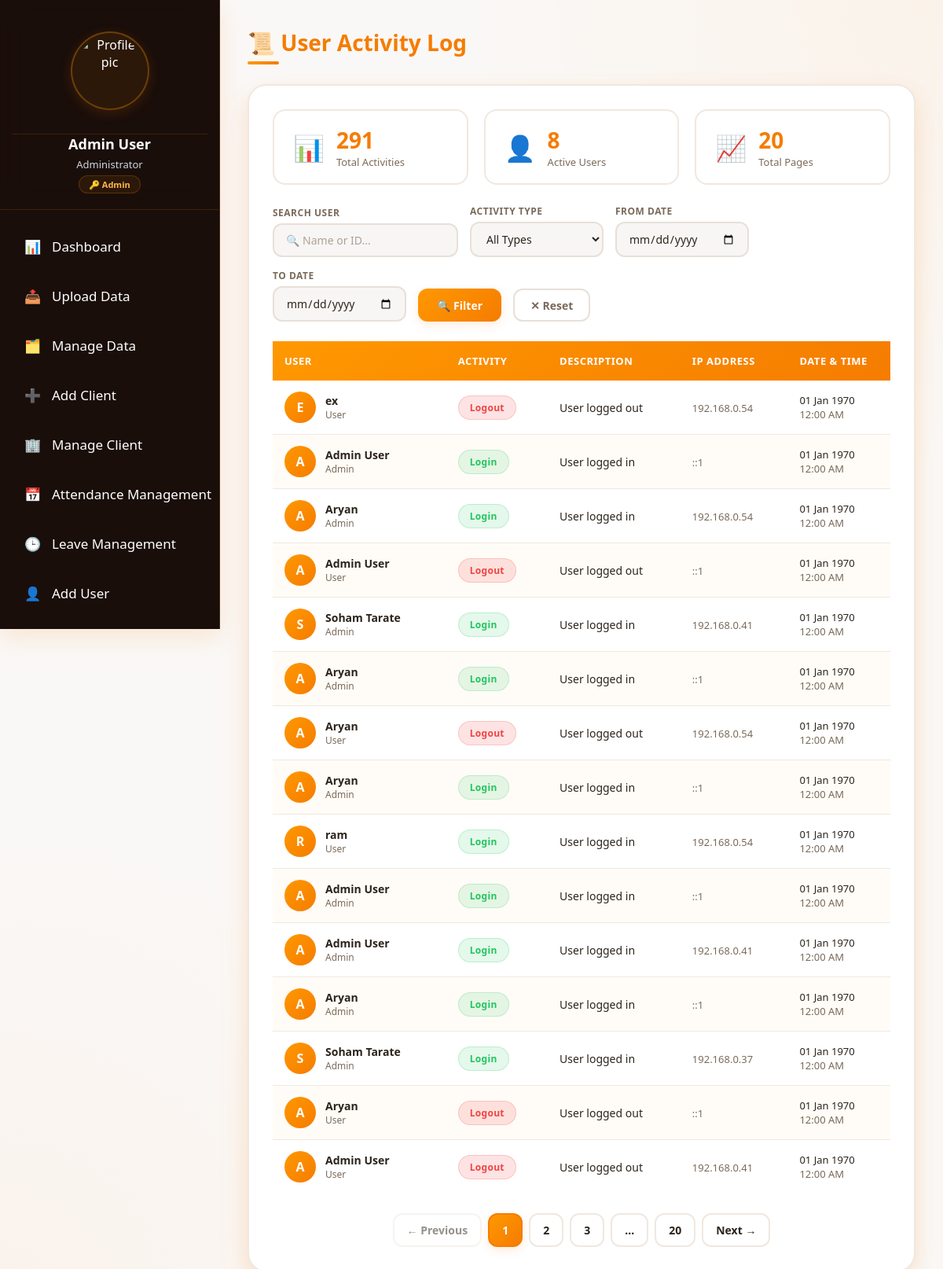
/user_activity.php (signed in), run on the app's committed database.
### tables this page shows
CREATE TABLE `user_activity` (
  `activity_id` int(11) NOT NULL,
  `employee_id` varchar(50) DEFAULT NULL,
  `employee_name` varchar(255) DEFAULT NULL,
  `ip_address` varchar(45) DEFAULT NULL,
  `activity_type` varchar(50) DEFAULT NULL,
  `login_time` datetime DEFAULT NULL,
  `logout_time` datetime DEFAULT NULL,
  `activity_details` text DEFAULT NULL,
  `created_at` datetime DEFAULT NULL
);

CREATE TABLE `users` (
  `user_id` int(11) NOT NULL,
  `name` varchar(255) DEFAULT NULL,
  `address` text DEFAULT NULL,
  `employee_id` varchar(50) DEFAULT NULL,
  `email_id` varchar(255) DEFAULT NULL,
  `email_pass` varchar(255) DEFAULT NULL,
  `contact_no` varchar(20) DEFAULT NULL,
  `username` varchar(50) DEFAULT NULL,
  `password_hash` varchar(255) DEFAULT NULL,
  `designation` varchar(100) DEFAULT NULL,
  `role` varchar(50) DEFAULT NULL,
  `city` varchar(100) DEFAULT NULL,
  `profile_picture` varchar(255) DEFAULT NULL,
  `status` varchar(20) DEFAULT NULL,
  `session_token` varchar(255) DEFAULT NULL,
  `created_at` datetime DEFAULT NULL,
  `updated_at` datetime DEFAULT NULL
);

### user_activity.php (the view, shortened to what this page needs)
<?php
include 'sidebar.php';
$page = isset($_GET['page']) ? (int)$_GET['page'] : 1;
$limit = 15;
$offset = ($page - 1) * $limit;
$user_filter = isset($_GET['user']) ? mysqli_real_escape_string($conn, $_GET['user']) : '';
$date_from = isset($_GET['date_from']) ? mysqli_real_escape_string($conn, $_GET['date_from']) : '';
$date_to = isset($_GET['date_to']) ? mysqli_real_escape_string($conn, $_GET['date_to']) : '';
$where = "WHERE 1=1";
$count_query = mysqli_query($conn, "SELECT COUNT(*) as total FROM user_activity ua $where");
$total_records = mysqli_fetch_assoc($count_query)['total'];
$total_pages = ceil($total_records / $limit);
$query = mysqli_query($conn, "
    SELECT
        ua.*,
        u.profile_picture,
        u.role as user_role
    FROM user_activity ua
    LEFT JOIN users u ON ua.employee_id = u.employee_id
    $where
    ORDER BY ua.created_at DESC
    LIMIT $limit OFFSET $offset
");
$active_users_query = mysqli_query($conn, "SELECT COUNT(DISTINCT employee_id) as total FROM user_activity WHERE activity_type = 'Login'");
$active_users = mysqli_fetch_assoc($active_users_query)['total'];
?>
<!DOCTYPE html>
<html>
<head>
</head>
<body>
    <div class="main-content" id="mainContent">
        <div class="page-header">
            <h1 class="page-title">📜 User Activity Log</h1>
        </div>
        <div class="card">
            <div class="stats-bar">
                <div class="stat-item">
                    <span class="stat-icon">📊</span>
                    <div class="stat-info">
                        <div class="stat-value"><?php echo $total_records; ?></div>
                        <div class="stat-label">Total Activities</div>
                    </div>
                </div>
                <div class="stat-item">
                    <span class="stat-icon">👤</span>
                    <div class="stat-info">
                        <div class="stat-value"><?php echo $active_users; ?></div>
                        <div class="stat-label">Active Users</div>
                    </div>
                </div>
                <div class="stat-item">
                    <span class="stat-icon">📈</span>
                    <div class="stat-info">
                        <div class="stat-value"><?php echo $total_pages; ?></div>
                        <div class="stat-label">Total Pages</div>
                    </div>
                </div>
            </div>
            <form method="GET" class="filters">
                <div class="filter-group">
                    <label>Search User</label>
                    <input type="text" name="user" placeholder="🔍 Name or ID..." value="<?php echo htmlspecialchars($user_filter); ?>">
                </div>
                <div class="filter-group">
                    <label>Activity Type</label>
                    <select name="type">
                        <option value="">All Types</option>
                    </select>
                </div>
                <div class="filter-group">
                    <label>From Date</label>
                    <input type="date" name="date_from" value="<?php echo $date_from; ?>">
                </div>
                <div class="filter-group">
                    <label>To Date</label>
                    <input type="date" name="date_to" value="<?php echo $date_to; ?>">
                </div>
                <button type="submit" class="btn-filter">🔍 Filter</button>
                <a href="user_activity.php" class="btn-reset">✕ Reset</a>
            </form>
            <div class="table-wrapper">
                <table>
                    <thead>
                        <tr>
                            <th>User</th>
                            <th>Activity</th>
                            <th>Description</th>
                            <th>IP Address</th>
                            <th>Date &amp; Time</th>
                        </tr>
                    </thead>
                    <tbody>
                        <?php if (mysqli_num_rows($query) > 0): ?>
                            <?php while ($row = mysqli_fetch_assoc($query)):
                                $activity_type = $row['activity_type'];
                                $activity_type_lower = strtolower($activity_type);
                                $badge_class = 'badge-default';
                                if (strpos($activity_type_lower, 'login') !== false) $badge_class = 'badge-login';
                                elseif (strpos($activity_type_lower, 'logout') !== false) $badge_class = 'badge-logout';
                                elseif (strpos($activity_type_lower, 'create') !== false || strpos($activity_type_lower, 'add') !== false) $badge_class = 'badge-create';
                                elseif (strpos($activity_type_lower, 'update') !== false || strpos($activity_type_lower, 'edit') !== false) $badge_class = 'badge-update';
                                elseif (strpos($activity_type_lower, 'delete') !== false || strpos($activity_type_lower, 'remove') !== false) $badge_class = 'badge-delete';
                                elseif (strpos($activity_type_lower, 'view') !== false) $badge_class = 'badge-view';
                                elseif (strpos($activity_type_lower, 'upload') !== false) $badge_class = 'badge-upload';
                                elseif (strpos($activity_type_lower, 'download') !== false) $badge_class = 'badge-download';
                                $formatted_date = date('d M Y', strtotime($row['created_at']));
                                $formatted_time = date('h:i A', strtotime($row['created_at']));
                                $user_name = !empty($row['employee_name']) ? $row['employee_name'] : 'Unknown User';
                                $user_role = !empty($row['user_role']) ? $row['user_role'] : 'user';
                                $profile_picture = $row['profile_picture'] ?? null;
                                $activity_details = $row['activity_details'] ?? '';
                                $login_time = !empty($row['login_time']) ? date('h:i A', strtotime($row['login_time'])) : '';
                                $logout_time = !empty($row['logout_time']) ? date('h:i A', strtotime($row['logout_time'])) : '';
                            ?>
                                <tr>
                                    <td>
                                        <div class="user-info">
                                            <?php if (!empty($profile_picture) && file_exists($profile_picture)): ?>
                                                <img src="<?php echo htmlspecialchars($profile_picture); ?>" class="user-avatar" alt="Avatar">
                                            <?php else: ?>
                                                <div class="user-avatar">
                                                    <?php echo strtoupper(substr($user_name, 0, 1)); ?>
                                                </div>
                                            <?php endif; ?>
                                            <div>
                                                <div class="user-name"><?php echo htmlspecialchars($user_name); ?></div>
                                                <div class="user-role"><?php echo ucfirst($user_role); ?></div>
                                            </div>
                                        </div>
                                    </td>
                                    <td>
                                        <span class="activity-badge <?php echo $badge_class; ?>">
                                            <?php echo htmlspecialchars($activity_type); ?>
                                        </span>
                                    </td>
                                    <td>
                                        <?php
                                        if (!empty($activity_details)) {
                                            echo htmlspecialchars($activity_details);
                                        } elseif ($activity_type_lower == 'login' && !empty($login_time)) {
                                            echo "Logged in at: <strong>" . $login_time . "</strong>";
                                        } elseif ($activity_type_lower == 'logout' && !empty($logout_time)) {
                                            echo "Logged out at: <strong>" . $logout_time . "</strong>";
                                        } elseif (!empty($login_time) && !empty($logout_time)) {
                                            echo "Login: " . $login_time . " | Logout: " . $logout_time;
                                        } elseif (!empty($login_time)) {
                                            echo "Login: " . $login_time;
                                        } elseif (!empty($logout_time)) {
                                            echo "Logout: " . $logout_time;
                                        } else {
                                            echo htmlspecialchars($activity_type);
                                        }
                                        ?>
                                    </td>
                                    <td>
                                        <span class="activity-time"><?php echo htmlspecialchars($row['ip_address'] ?? 'N/A'); ?></span>
                                    </td>
                                    <td>
                                        <div class="activity-date"><?php echo $formatted_date; ?></div>
                                        <div class="activity-time"><?php echo $formatted_time; ?></div>
                                    </td>
                                </tr>
                            <?php endwhile; ?>
                        <?php endif; ?>
                    </tbody>
                </table>
            </div>
            <?php if ($total_pages > 1): ?>
                <div class="pagination">
                    <?php
                    $query_params = $_GET;
                    unset($query_params['page']);
                    $base_url = 'user_activity.php';
                    if (!empty($query_params)) {
                        $base_url .= '?' . http_build_query($query_params) . '&';
                    } else {
                        $base_url .= '?';
                    }
                    ?>
                    <?php if ($page > 1): ?>
                        <a href="<?php echo $base_url; ?>page=<?php echo $page - 1; ?>">← Previous</a>
                    <?php else: ?>
                        <span class="disabled">← Previous</span>
                    <?php endif; ?>
                    <?php
                    $start = max(1, $page - 2);
                    $end = min($total_pages, $page + 2);
                    for ($i = $start; $i <= $end; $i++) {
                        if ($i == $page) {
                            echo '<span class="active">' . $i . '</span>';
                        } else {
                            echo '<a href="' . $base_url . 'page=' . $i . '">' . $i . '</a>';
                        }
                    }
                    if ($end < $total_pages) {
                        if ($end < $total_pages - 1) echo '<span>...</span>';
                        echo '<a href="' . $base_url . 'page=' . $total_pages . '">' . $total_pages . '</a>';
                    }
                    ?>
                    <?php if ($page < $total_pages): ?>
                        <a href="<?php echo $base_url; ?>page=<?php echo $page + 1; ?>">Next →</a>
                    <?php else: ?>
                        <span class="disabled">Next →</span>
                    <?php endif; ?>
                </div>
            <?php endif; ?>
        </div>
    </div>
</body>
</html>

### sidebar.php (style rules this page uses)
* { margin: 0; padding: 0; box-sizing: border-box; font-family: Arial, sans-serif; }
body { background: linear-gradient(180deg, #1a0e0a 0%, #0d0805 100%); background-size: cover; background-position: center; background-repeat: no-repeat; background-attachment: fixed; min-height: 100vh; }
:root { --bg: #0d0805; --sidebar-bg: #1a0e0a; --card-bg: #1a0e0a; --text: #f8fafc; --sidebar-text: #ffffff; --border: #3a2a1a; --hover: #ff9800; --orange-primary: #f57c00; --orange-light: #ffb74d; --orange-dark: #e65100; --orange-gradient-start: #ff9800; --orange-gradient-end: #f57c00; --orange-subtle: rgba(255, 152, 0, 0.08); --orange-shadow: rgba(245, 124, 0, 0.15); }
.chat-wrapper, .card, .dashboard-card { background: var(--card-bg); border: 1px solid var(--border); box-shadow: 0 10px 25px var(--orange-shadow), 0 2px 8px var(--orange-subtle); }

### data on the page
user_activity: employee_name "E", employee_name "ex", user_role "User", activity_type "Logout", activity_details "User logged out", ip_address "192.168.0.54", created_at "01 Jan 1970", created_at "12:00 AM"
user_activity: employee_name "A", employee_name "Admin User", users.role "Admin", activity_type "Login", activity_details "User logged in", ip_address "::1", created_at "01 Jan 1970", created_at "12:00 AM"
user_activity: employee_name "A", employee_name "Aryan", users.role "Admin", activity_type "Login", activity_details "User logged in", ip_address "192.168.0.54", created_at "01 Jan 1970", created_at "12:00 AM"
user_activity: employee_name "A", employee_name "Admin User", user_role "User", activity_type "Logout", activity_details "User logged out", ip_address "::1", created_at "01 Jan 1970", created_at "12:00 AM"
user_activity: employee_name "S", employee_name "Soham Tarate", users.role "Admin", activity_type "Login", activity_details "User logged in", ip_address "192.168.0.41", created_at "01 Jan 1970", created_at "12:00 AM"
user_activity: employee_name "A", employee_name "Aryan", users.role "Admin", activity_type "Login", activity_details "User logged in", ip_address "::1", created_at "01 Jan 1970", created_at "12:00 AM"
user_activity: employee_name "A", employee_name "Aryan", user_role "User", activity_type "Logout", activity_details "User logged out", ip_address "192.168.0.54", created_at "01 Jan 1970", created_at "12:00 AM"
user_activity: employee_name "A", employee_name "Aryan", users.role "Admin", activity_type "Login", activity_details "User logged in", ip_address "::1", created_at "01 Jan 1970", created_at "12:00 AM"
user_activity: employee_name "R", employee_name "ram", users.role "User", activity_type "Login", activity_details "User logged in", ip_address "192.168.0.54", created_at "01 Jan 1970", created_at "12:00 AM"
user_activity: employee_name "A", employee_name "Admin User", users.role "Admin", activity_type "Login", activity_details "User logged in", ip_address "::1", created_at "01 Jan 1970", created_at "12:00 AM"
user_activity: employee_name "A", employee_name "Admin User", users.role "Admin", activity_type "Login", activity_details "User logged in", ip_address "192.168.0.41", created_at "01 Jan 1970", created_at "12:00 AM"
user_activity: employee_name "A", employee_name "Aryan", users.role "Admin", activity_type "Login", activity_details "User logged in", ip_address "::1", created_at "01 Jan 1970", created_at "12:00 AM"
user_activity: employee_name "S", employee_name "Soham Tarate", users.role "Admin", activity_type "Login", activity_details "User logged in", ip_address "192.168.0.37", created_at "01 Jan 1970", created_at "12:00 AM"
user_activity: employee_name "A", employee_name "Aryan", user_role "User", activity_type "Logout", activity_details "User logged out", ip_address "::1", created_at "01 Jan 1970", created_at "12:00 AM"
user_activity: employee_name "A", employee_name "Admin User", user_role "User", activity_type "Logout", activity_details "User logged out", ip_address "192.168.0.41", created_at "01 Jan 1970", created_at "12:00 AM"

### other printed values
$admin_name "Admin User"
$total_records "291"
$active_users "8"
$total_pages "20"
